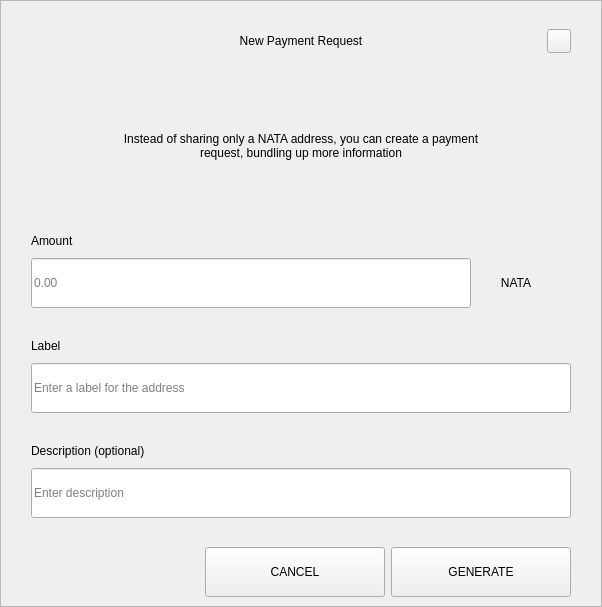
<?xml version="1.0" encoding="UTF-8"?>
<ui version="4.0">
 <class>RequestDialog</class>
 <widget class="QDialog" name="RequestDialog">
  <property name="geometry">
   <rect>
    <x>0</x>
    <y>0</y>
    <width>602</width>
    <height>607</height>
   </rect>
  </property>
  <property name="windowTitle">
   <string>Dialog</string>
  </property>
  <layout class="QVBoxLayout" name="verticalLayout_5">
   <property name="spacing">
    <number>0</number>
   </property>
   <property name="leftMargin">
    <number>0</number>
   </property>
   <property name="topMargin">
    <number>0</number>
   </property>
   <property name="rightMargin">
    <number>0</number>
   </property>
   <property name="bottomMargin">
    <number>0</number>
   </property>
   <item>
    <widget class="QFrame" name="frame">
     <property name="styleSheet">
      <string notr="true"/>
     </property>
     <property name="frameShape">
      <enum>QFrame::StyledPanel</enum>
     </property>
     <property name="frameShadow">
      <enum>QFrame::Raised</enum>
     </property>
     <layout class="QVBoxLayout" name="verticalLayout_4" stretch="1,0,0">
      <property name="spacing">
       <number>0</number>
      </property>
      <property name="leftMargin">
       <number>30</number>
      </property>
      <property name="topMargin">
       <number>20</number>
      </property>
      <property name="rightMargin">
       <number>30</number>
      </property>
      <property name="bottomMargin">
       <number>0</number>
      </property>
      <item>
       <layout class="QHBoxLayout" name="horizontalLayout_3">
        <property name="spacing">
         <number>0</number>
        </property>
        <item>
         <spacer name="horizontalSpacer_21">
          <property name="orientation">
           <enum>Qt::Horizontal</enum>
          </property>
          <property name="sizeHint" stdset="0">
           <size>
            <width>40</width>
            <height>20</height>
           </size>
          </property>
         </spacer>
        </item>
        <item>
         <widget class="QLabel" name="labelTitle">
          <property name="minimumSize">
           <size>
            <width>0</width>
            <height>40</height>
           </size>
          </property>
          <property name="maximumSize">
           <size>
            <width>16777215</width>
            <height>40</height>
           </size>
          </property>
          <property name="styleSheet">
           <string notr="true">padding-left:24px;</string>
          </property>
          <property name="text">
           <string>New Payment Request</string>
          </property>
          <property name="alignment">
           <set>Qt::AlignCenter</set>
          </property>
          <property name="margin">
           <number>7</number>
          </property>
         </widget>
        </item>
        <item>
         <spacer name="horizontalSpacer">
          <property name="orientation">
           <enum>Qt::Horizontal</enum>
          </property>
          <property name="sizeHint" stdset="0">
           <size>
            <width>40</width>
            <height>20</height>
           </size>
          </property>
         </spacer>
        </item>
        <item>
         <widget class="QPushButton" name="btnEsc">
          <property name="minimumSize">
           <size>
            <width>24</width>
            <height>24</height>
           </size>
          </property>
          <property name="maximumSize">
           <size>
            <width>24</width>
            <height>24</height>
           </size>
          </property>
          <property name="focusPolicy">
           <enum>Qt::NoFocus</enum>
          </property>
          <property name="text">
           <string/>
          </property>
         </widget>
        </item>
       </layout>
      </item>
      <item>
       <widget class="QStackedWidget" name="stack">
        <property name="minimumSize">
         <size>
          <width>540</width>
          <height>0</height>
         </size>
        </property>
        <property name="maximumSize">
         <size>
          <width>540</width>
          <height>16777215</height>
         </size>
        </property>
        <property name="currentIndex">
         <number>0</number>
        </property>
        <widget class="QWidget" name="page_1">
         <property name="minimumSize">
          <size>
           <width>540</width>
           <height>0</height>
          </size>
         </property>
         <property name="maximumSize">
          <size>
           <width>540</width>
           <height>16777215</height>
          </size>
         </property>
         <layout class="QVBoxLayout" name="layout1">
          <property name="spacing">
           <number>0</number>
          </property>
          <property name="leftMargin">
           <number>0</number>
          </property>
          <property name="topMargin">
           <number>0</number>
          </property>
          <property name="rightMargin">
           <number>0</number>
          </property>
          <property name="bottomMargin">
           <number>0</number>
          </property>
          <item>
           <spacer name="verticalSpacer_21">
            <property name="orientation">
             <enum>Qt::Vertical</enum>
            </property>
            <property name="sizeType">
             <enum>QSizePolicy::Fixed</enum>
            </property>
            <property name="sizeHint" stdset="0">
             <size>
              <width>20</width>
              <height>30</height>
             </size>
            </property>
           </spacer>
          </item>
          <item alignment="Qt::AlignHCenter">
           <widget class="QLabel" name="labelMessage">
            <property name="minimumSize">
             <size>
              <width>400</width>
              <height>50</height>
             </size>
            </property>
            <property name="text">
             <string>Instead of sharing only a NATA address, you can create a payment request, bundling up more information</string>
            </property>
            <property name="alignment">
             <set>Qt::AlignCenter</set>
            </property>
            <property name="wordWrap">
             <bool>true</bool>
            </property>
           </widget>
          </item>
          <item alignment="Qt::AlignBottom">
           <widget class="QWidget" name="containerAmount" native="true">
            <layout class="QVBoxLayout" name="verticalLayout">
             <property name="spacing">
              <number>9</number>
             </property>
             <property name="leftMargin">
              <number>0</number>
             </property>
             <property name="topMargin">
              <number>0</number>
             </property>
             <property name="rightMargin">
              <number>0</number>
             </property>
             <property name="bottomMargin">
              <number>0</number>
             </property>
             <item>
              <widget class="QLabel" name="labelSubtitleAmount">
               <property name="minimumSize">
                <size>
                 <width>350</width>
                 <height>16</height>
                </size>
               </property>
               <property name="maximumSize">
                <size>
                 <width>16777215</width>
                 <height>16</height>
                </size>
               </property>
               <property name="text">
                <string>Amount</string>
               </property>
              </widget>
             </item>
             <item alignment="Qt::AlignTop">
              <widget class="QWidget" name="layoutAmount" native="true">
               <layout class="QHBoxLayout" name="horizontalLayout" stretch="2,0">
                <property name="spacing">
                 <number>0</number>
                </property>
                <property name="leftMargin">
                 <number>0</number>
                </property>
                <property name="topMargin">
                 <number>0</number>
                </property>
                <property name="rightMargin">
                 <number>0</number>
                </property>
                <property name="bottomMargin">
                 <number>0</number>
                </property>
                <item>
                 <widget class="QLineEdit" name="lineEditAmount">
                  <property name="minimumSize">
                   <size>
                    <width>0</width>
                    <height>50</height>
                   </size>
                  </property>
                  <property name="maximumSize">
                   <size>
                    <width>16777215</width>
                    <height>50</height>
                   </size>
                  </property>
                  <property name="placeholderText">
                   <string notr="true">0.00</string>
                  </property>
                 </widget>
                </item>
                <item>
                 <widget class="QWidget" name="comboContainer" native="true">
                  <property name="minimumSize">
                   <size>
                    <width>100</width>
                    <height>50</height>
                   </size>
                  </property>
                  <property name="maximumSize">
                   <size>
                    <width>16777215</width>
                    <height>50</height>
                   </size>
                  </property>
                  <layout class="QHBoxLayout" name="horizontalLayout_31">
                   <property name="spacing">
                    <number>0</number>
                   </property>
                   <property name="leftMargin">
                    <number>0</number>
                   </property>
                   <property name="topMargin">
                    <number>0</number>
                   </property>
                   <property name="rightMargin">
                    <number>10</number>
                   </property>
                   <property name="bottomMargin">
                    <number>0</number>
                   </property>
                   <item>
                    <widget class="QLabel" name="comboBoxCoin">
                     <property name="text">
                      <string>NATA</string>
                     </property>
                     <property name="alignment">
                      <set>Qt::AlignCenter</set>
                     </property>
                    </widget>
                   </item>
                  </layout>
                 </widget>
                </item>
               </layout>
              </widget>
             </item>
            </layout>
           </widget>
          </item>
          <item>
           <spacer name="verticalSpacer_31">
            <property name="orientation">
             <enum>Qt::Vertical</enum>
            </property>
            <property name="sizeType">
             <enum>QSizePolicy::Fixed</enum>
            </property>
            <property name="sizeHint" stdset="0">
             <size>
              <width>20</width>
              <height>30</height>
             </size>
            </property>
           </spacer>
          </item>
          <item>
           <layout class="QVBoxLayout" name="verticalLayoutLabel">
            <property name="spacing">
             <number>9</number>
            </property>
            <item>
             <widget class="QLabel" name="labelSubtitleLabel">
              <property name="minimumSize">
               <size>
                <width>0</width>
                <height>16</height>
               </size>
              </property>
              <property name="maximumSize">
               <size>
                <width>16777215</width>
                <height>16</height>
               </size>
              </property>
              <property name="text">
               <string>Label</string>
              </property>
             </widget>
            </item>
            <item>
             <widget class="QLineEdit" name="lineEditLabel">
              <property name="minimumSize">
               <size>
                <width>0</width>
                <height>50</height>
               </size>
              </property>
              <property name="maximumSize">
               <size>
                <width>16777215</width>
                <height>50</height>
               </size>
              </property>
              <property name="placeholderText">
               <string>Enter a label for the address</string>
              </property>
             </widget>
            </item>
           </layout>
          </item>
          <item>
           <spacer name="verticalSpacer_34">
            <property name="orientation">
             <enum>Qt::Vertical</enum>
            </property>
            <property name="sizeType">
             <enum>QSizePolicy::Fixed</enum>
            </property>
            <property name="sizeHint" stdset="0">
             <size>
              <width>20</width>
              <height>30</height>
             </size>
            </property>
           </spacer>
          </item>
          <item>
           <layout class="QVBoxLayout" name="verticalLayoutDescription">
            <property name="spacing">
             <number>9</number>
            </property>
            <item>
             <widget class="QLabel" name="labelSubtitleDescription">
              <property name="minimumSize">
               <size>
                <width>0</width>
                <height>16</height>
               </size>
              </property>
              <property name="maximumSize">
               <size>
                <width>16777215</width>
                <height>16</height>
               </size>
              </property>
              <property name="text">
               <string>Description (optional)</string>
              </property>
             </widget>
            </item>
            <item>
             <widget class="QLineEdit" name="lineEditDescription">
              <property name="minimumSize">
               <size>
                <width>0</width>
                <height>50</height>
               </size>
              </property>
              <property name="maximumSize">
               <size>
                <width>16777215</width>
                <height>50</height>
               </size>
              </property>
              <property name="placeholderText">
               <string>Enter description</string>
              </property>
             </widget>
            </item>
            <item>
             <spacer name="verticalSpacer_4">
              <property name="orientation">
               <enum>Qt::Vertical</enum>
              </property>
              <property name="sizeType">
               <enum>QSizePolicy::Fixed</enum>
              </property>
              <property name="sizeHint" stdset="0">
               <size>
                <width>20</width>
                <height>20</height>
               </size>
              </property>
             </spacer>
            </item>
           </layout>
          </item>
         </layout>
        </widget>
        <widget class="QWidget" name="page_2">
         <layout class="QVBoxLayout" name="layout2">
          <item>
           <spacer name="verticalSpacer_5">
            <property name="orientation">
             <enum>Qt::Vertical</enum>
            </property>
            <property name="sizeType">
             <enum>QSizePolicy::Fixed</enum>
            </property>
            <property name="sizeHint" stdset="0">
             <size>
              <width>20</width>
              <height>50</height>
             </size>
            </property>
           </spacer>
          </item>
          <item alignment="Qt::AlignHCenter">
           <widget class="QLabel" name="labelQrImg">
            <property name="minimumSize">
             <size>
              <width>260</width>
              <height>260</height>
             </size>
            </property>
            <property name="maximumSize">
             <size>
              <width>260</width>
              <height>260</height>
             </size>
            </property>
            <property name="text">
             <string/>
            </property>
            <property name="alignment">
             <set>Qt::AlignCenter</set>
            </property>
           </widget>
          </item>
          <item>
           <spacer name="verticalSpacer_2">
            <property name="orientation">
             <enum>Qt::Vertical</enum>
            </property>
            <property name="sizeType">
             <enum>QSizePolicy::Fixed</enum>
            </property>
            <property name="sizeHint" stdset="0">
             <size>
              <width>20</width>
              <height>30</height>
             </size>
            </property>
           </spacer>
          </item>
          <item alignment="Qt::AlignHCenter">
           <widget class="QLabel" name="labelAddress">
            <property name="text">
             <string>D7VFR83SQbiezrW72hjcWJtcfip5krte2Z </string>
            </property>
           </widget>
          </item>
          <item>
           <spacer name="verticalSpacer_32">
            <property name="orientation">
             <enum>Qt::Vertical</enum>
            </property>
            <property name="sizeType">
             <enum>QSizePolicy::Expanding</enum>
            </property>
            <property name="sizeHint" stdset="0">
             <size>
              <width>20</width>
              <height>20</height>
             </size>
            </property>
           </spacer>
          </item>
          <item>
           <layout class="QHBoxLayout" name="horizontal">
            <property name="leftMargin">
             <number>20</number>
            </property>
            <property name="rightMargin">
             <number>20</number>
            </property>
            <property name="bottomMargin">
             <number>20</number>
            </property>
            <item>
             <spacer name="horizontalSpacer_4">
              <property name="orientation">
               <enum>Qt::Horizontal</enum>
              </property>
              <property name="sizeHint" stdset="0">
               <size>
                <width>40</width>
                <height>20</height>
               </size>
              </property>
             </spacer>
            </item>
            <item>
             <widget class="QPushButton" name="btnCopyAddress">
              <property name="minimumSize">
               <size>
                <width>180</width>
                <height>50</height>
               </size>
              </property>
              <property name="text">
               <string>COPY ADDRESS</string>
              </property>
             </widget>
            </item>
            <item>
             <widget class="QPushButton" name="btnCopyUrl">
              <property name="minimumSize">
               <size>
                <width>180</width>
                <height>50</height>
               </size>
              </property>
              <property name="text">
               <string>COPY URL</string>
              </property>
             </widget>
            </item>
            <item>
             <spacer name="horizontalSpacer_2">
              <property name="orientation">
               <enum>Qt::Horizontal</enum>
              </property>
              <property name="sizeHint" stdset="0">
               <size>
                <width>40</width>
                <height>20</height>
               </size>
              </property>
             </spacer>
            </item>
           </layout>
          </item>
         </layout>
        </widget>
       </widget>
      </item>
      <item>
       <widget class="QWidget" name="buttonsStack" native="true">
        <layout class="QHBoxLayout" name="horizontalLayout_5">
         <property name="leftMargin">
          <number>20</number>
         </property>
         <property name="rightMargin">
          <number>0</number>
         </property>
         <item>
          <spacer name="horizontalSpacer_41">
           <property name="orientation">
            <enum>Qt::Horizontal</enum>
           </property>
           <property name="sizeHint" stdset="0">
            <size>
             <width>40</width>
             <height>20</height>
            </size>
           </property>
          </spacer>
         </item>
         <item>
          <widget class="QPushButton" name="btnCancel">
           <property name="minimumSize">
            <size>
             <width>180</width>
             <height>50</height>
            </size>
           </property>
           <property name="focusPolicy">
            <enum>Qt::NoFocus</enum>
           </property>
           <property name="text">
            <string>CANCEL</string>
           </property>
          </widget>
         </item>
         <item>
          <widget class="QPushButton" name="btnSave">
           <property name="minimumSize">
            <size>
             <width>180</width>
             <height>50</height>
            </size>
           </property>
           <property name="focusPolicy">
            <enum>Qt::NoFocus</enum>
           </property>
           <property name="text">
            <string>GENERATE</string>
           </property>
          </widget>
         </item>
        </layout>
       </widget>
      </item>
     </layout>
    </widget>
   </item>
  </layout>
 </widget>
 <resources/>
 <connections/>
</ui>
